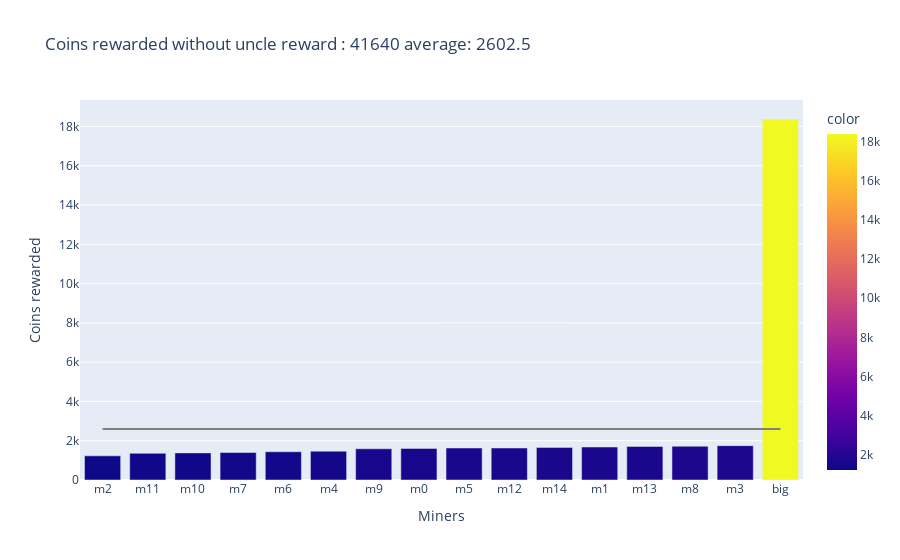
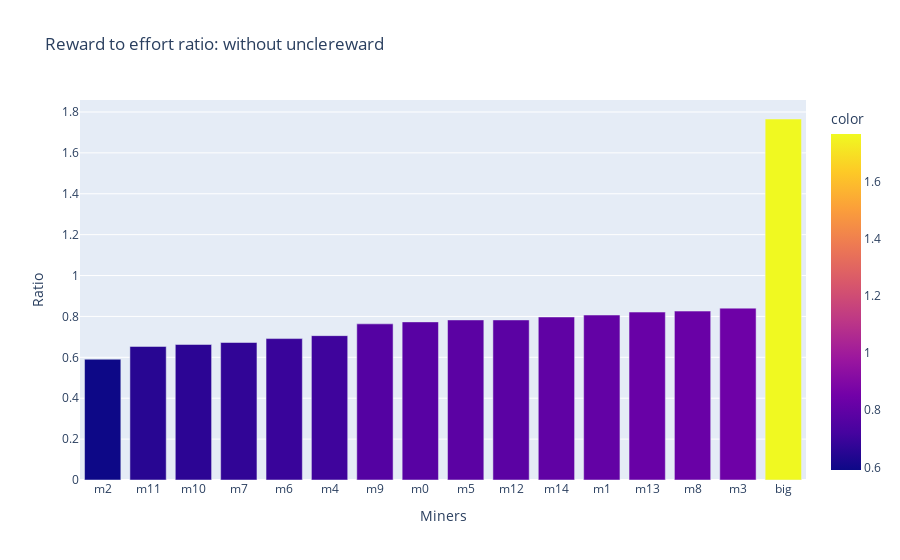
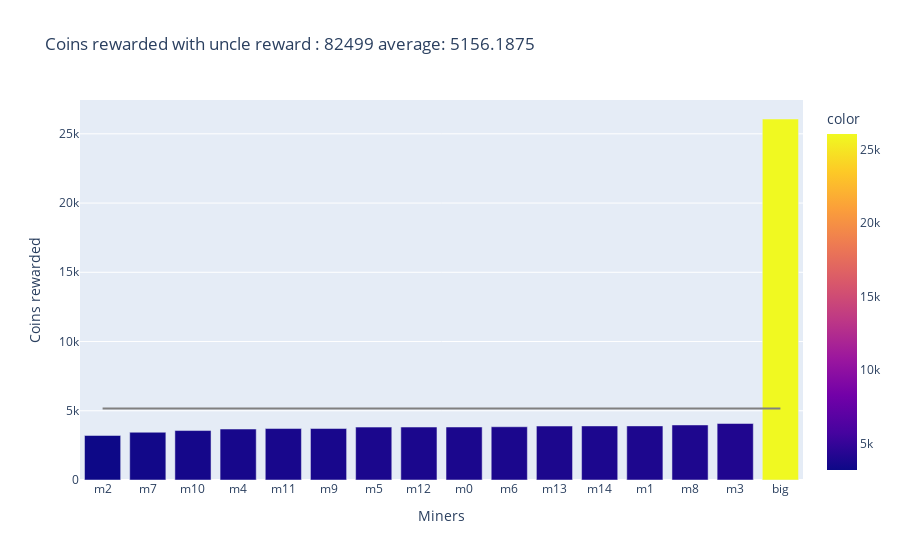
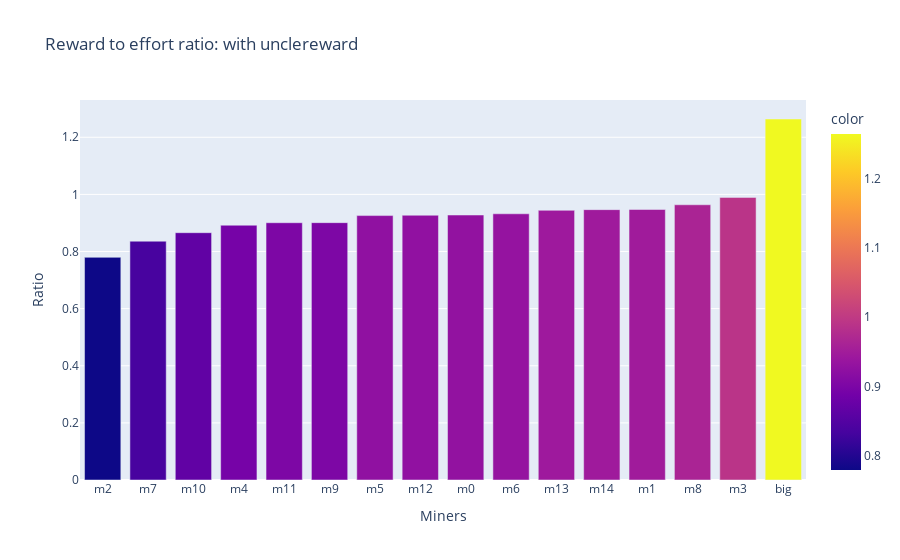

These figures' notebook cell, in order:
### Markdown cell above
## Modelling blockchain with uncle reward

### Code cell
#Declearing blockchain and printing properties
bc = Blockchain("0", BASEDIFFICULTY)
miners = []
for i in range(15):
    m = Miner(5, "m"+str(i), bc)
    miners.append(m)

big = Miner(25, "big", bc)
while bc.size < BLOCKCHAINSIZE:
    big.PoWSolver()

    for m in miners:
        m.PoWSolver()

    big.UpdateLast()
    
    for m in miners:
        m.UpdateLast()
#appended to calculate rewards
miners.append(big)
analyzeBlockchain(miners,bc)

### Figure 1 — Plotly figure (JSON) as saved in the notebook; plotly's stock layout.template omitted (floating-point values rounded to 4 significant figures)
{"data": [{"alignmentgroup": "True", "hovertemplate": "Miners=%{x}<br>Coins rewarded=%{y}<br>color=%{marker.color}<extra></extra>", "legendgroup": "", "marker": {"color": [1230, 1360, 1380, 1400, 1440, 1470, 1590, 1610, 1630, 1630, 1660, 1680, 1710, 1720, 1750, 18380], "coloraxis": "coloraxis", "pattern": {"shape": ""}}, "name": "", "offsetgroup": "", "orientation": "v", "showlegend": false, "textposition": "auto", "type": "bar", "x": ["m2", "m11", "m10", "m7", "m6", "m4", "m9", "m0", "m5", "m12", "m14", "m1", "m13", "m8", "m3", "big"], "xaxis": "x", "y": [1230, 1360, 1380, 1400, 1440, 1470, 1590, 1610, 1630, 1630, 1660, 1680, 1710, 1720, 1750, 18380], "yaxis": "y"}, {"line": {"color": "gray"}, "mode": "lines", "showlegend": false, "type": "scatter", "x": ["m2", "m11", "m10", "m7", "m6", "m4", "m9", "m0", "m5", "m12", "m14", "m1", "m13", "m8", "m3", "big"], "y": [2602.0, 2602.0, 2602.0, 2602.0, 2602.0, 2602.0, 2602.0, 2602.0, 2602.0, 2602.0, 2602.0, 2602.0, 2602.0, 2602.0, 2602.0, 2602.0]}], "layout": {"barmode": "relative", "coloraxis": {"colorbar": {"title": {"text": "color"}}, "colorscale": [[0, "#0d0887"], [0.1111, "#46039f"], [0.2222, "#7201a8"], [0.3333, "#9c179e"], [0.4444, "#bd3786"], [0.5556, "#d8576b"], [0.6667, "#ed7953"], [0.7778, "#fb9f3a"], [0.8889, "#fdca26"], [1, "#f0f921"]]}, "legend": {"tracegroupgap": 0}, "title": {"text": "Coins rewarded without uncle reward : 41640 average: 2602.5"}, "xaxis": {"anchor": "y", "domain": [0, 1], "title": {"text": "Miners"}}, "yaxis": {"anchor": "x", "domain": [0, 1], "title": {"text": "Coins rewarded"}}}}

### Figure 2 — Plotly figure (JSON) as saved in the notebook; plotly's stock layout.template omitted (floating-point values rounded to 4 significant figures)
{"data": [{"alignmentgroup": "True", "hovertemplate": "Miners=%{x}<br>Ratio=%{y}<br>color=%{marker.color}<extra></extra>", "legendgroup": "", "marker": {"color": [0.5908, 0.6532, 0.6628, 0.6724, 0.6916, 0.7061, 0.7637, 0.7733, 0.7829, 0.7829, 0.7973, 0.8069, 0.8213, 0.8261, 0.8405, 1.766], "coloraxis": "coloraxis", "pattern": {"shape": ""}}, "name": "", "offsetgroup": "", "orientation": "v", "showlegend": false, "textposition": "auto", "type": "bar", "x": ["m2", "m11", "m10", "m7", "m6", "m4", "m9", "m0", "m5", "m12", "m14", "m1", "m13", "m8", "m3", "big"], "xaxis": "x", "y": [0.5908, 0.6532, 0.6628, 0.6724, 0.6916, 0.7061, 0.7637, 0.7733, 0.7829, 0.7829, 0.7973, 0.8069, 0.8213, 0.8261, 0.8405, 1.766], "yaxis": "y"}], "layout": {"barmode": "relative", "coloraxis": {"colorbar": {"title": {"text": "color"}}, "colorscale": [[0, "#0d0887"], [0.1111, "#46039f"], [0.2222, "#7201a8"], [0.3333, "#9c179e"], [0.4444, "#bd3786"], [0.5556, "#d8576b"], [0.6667, "#ed7953"], [0.7778, "#fb9f3a"], [0.8889, "#fdca26"], [1, "#f0f921"]]}, "legend": {"tracegroupgap": 0}, "title": {"text": "Reward to effort ratio: without unclereward"}, "xaxis": {"anchor": "y", "domain": [0, 1], "title": {"text": "Miners"}}, "yaxis": {"anchor": "x", "domain": [0, 1], "title": {"text": "Ratio"}}}}

### Figure 3 — Plotly figure (JSON) as saved in the notebook; plotly's stock layout.template omitted (floating-point values rounded to 4 significant figures)
{"data": [{"alignmentgroup": "True", "hovertemplate": "Miners=%{x}<br>Coins rewarded=%{y}<br>color=%{marker.color}<extra></extra>", "legendgroup": "", "marker": {"color": [3216, 3449, 3572, 3680, 3716, 3717, 3819, 3824, 3827, 3845, 3895, 3905, 3907, 3975, 4082, 26070], "coloraxis": "coloraxis", "pattern": {"shape": ""}}, "name": "", "offsetgroup": "", "orientation": "v", "showlegend": false, "textposition": "auto", "type": "bar", "x": ["m2", "m7", "m10", "m4", "m11", "m9", "m5", "m12", "m0", "m6", "m13", "m14", "m1", "m8", "m3", "big"], "xaxis": "x", "y": [3216, 3449, 3572, 3680, 3716, 3717, 3819, 3824, 3827, 3845, 3895, 3905, 3907, 3975, 4082, 26070], "yaxis": "y"}, {"line": {"color": "gray"}, "mode": "lines", "showlegend": false, "type": "scatter", "x": ["m2", "m7", "m10", "m4", "m11", "m9", "m5", "m12", "m0", "m6", "m13", "m14", "m1", "m8", "m3", "big"], "y": [5156.0, 5156.0, 5156.0, 5156.0, 5156.0, 5156.0, 5156.0, 5156.0, 5156.0, 5156.0, 5156.0, 5156.0, 5156.0, 5156.0, 5156.0, 5156.0]}], "layout": {"barmode": "relative", "coloraxis": {"colorbar": {"title": {"text": "color"}}, "colorscale": [[0, "#0d0887"], [0.1111, "#46039f"], [0.2222, "#7201a8"], [0.3333, "#9c179e"], [0.4444, "#bd3786"], [0.5556, "#d8576b"], [0.6667, "#ed7953"], [0.7778, "#fb9f3a"], [0.8889, "#fdca26"], [1, "#f0f921"]]}, "legend": {"tracegroupgap": 0}, "title": {"text": "Coins rewarded with uncle reward : 82499 average: 5156.1875"}, "xaxis": {"anchor": "y", "domain": [0, 1], "title": {"text": "Miners"}}, "yaxis": {"anchor": "x", "domain": [0, 1], "title": {"text": "Coins rewarded"}}}}

### Figure 4 — Plotly figure (JSON) as saved in the notebook; plotly's stock layout.template omitted (floating-point values rounded to 4 significant figures)
{"data": [{"alignmentgroup": "True", "hovertemplate": "Miners=%{x}<br>Ratio=%{y}<br>color=%{marker.color}<extra></extra>", "legendgroup": "", "marker": {"color": [0.7796, 0.8361, 0.8659, 0.8921, 0.9009, 0.9011, 0.9258, 0.927, 0.9278, 0.9321, 0.9443, 0.9467, 0.9472, 0.9636, 0.9896, 1.264], "coloraxis": "coloraxis", "pattern": {"shape": ""}}, "name": "", "offsetgroup": "", "orientation": "v", "showlegend": false, "textposition": "auto", "type": "bar", "x": ["m2", "m7", "m10", "m4", "m11", "m9", "m5", "m12", "m0", "m6", "m13", "m14", "m1", "m8", "m3", "big"], "xaxis": "x", "y": [0.7796, 0.8361, 0.8659, 0.8921, 0.9009, 0.9011, 0.9258, 0.927, 0.9278, 0.9321, 0.9443, 0.9467, 0.9472, 0.9636, 0.9896, 1.264], "yaxis": "y"}], "layout": {"barmode": "relative", "coloraxis": {"colorbar": {"title": {"text": "color"}}, "colorscale": [[0, "#0d0887"], [0.1111, "#46039f"], [0.2222, "#7201a8"], [0.3333, "#9c179e"], [0.4444, "#bd3786"], [0.5556, "#d8576b"], [0.6667, "#ed7953"], [0.7778, "#fb9f3a"], [0.8889, "#fdca26"], [1, "#f0f921"]]}, "legend": {"tracegroupgap": 0}, "title": {"text": "Reward to effort ratio: with unclereward"}, "xaxis": {"anchor": "y", "domain": [0, 1], "title": {"text": "Miners"}}, "yaxis": {"anchor": "x", "domain": [0, 1], "title": {"text": "Ratio"}}}}
